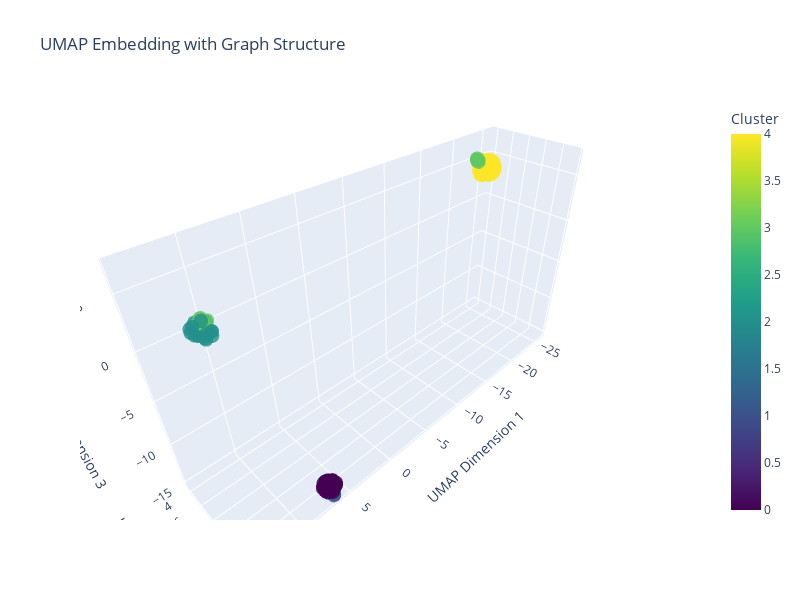

The notebook cell saved with this chart:
### Code cell
import umap

normalized_matrix = []
normalized_matrix = calculate_normalised_matrix(results, len(trees))

# 4. Visualize the normalized distance matrix
fig, ax = plt.subplots(figsize=(8, 6))
plot_distance_matrix(
    normalized_matrix, ax=ax, title="Normalized Component Distance Matrix"
)

# Perform clustering
cluster_labels: ndarray[Any, dtype[signedinteger[_64Bit]]] = perform_clustering(normalized_matrix, n_clusters=5)

# Get UMAP embedding - consolidated into single approach
umap_model = umap.UMAP(
    n_components=3,
    metric="precomputed",
    random_state=42,
)

embedding = umap_model.fit_transform(normalized_matrix)

# Plot with graph structure
plot_component_umap_3d(
    embedding=embedding,
    cluster_labels=cluster_labels,
    title="UMAP Embedding with Graph Structure",
    show_graph=True,  # Set to False if you want to hide the graph
    # graph_opacity=0.10,  # Adjust this value: 0.0 (invisible) to 1.0 (fully opaque)
)

### Figure 1 — Plotly figure (JSON) as saved in the notebook; plotly's stock layout.template omitted (floating-point values rounded to 4 significant figures; data arrays with more than 128 entries replaced by an {"elided": "..."} marker saying what was removed)
{"data": [{"hoverinfo": "text", "marker": {"color": {"elided": "235 int values"}, "colorbar": {"title": {"text": "Cluster"}}, "colorscale": [[0, "#440154"], [0.1111, "#482878"], [0.2222, "#3e4989"], [0.3333, "#31688e"], [0.4444, "#26828e"], [0.5556, "#1f9e89"], [0.6667, "#35b779"], [0.7778, "#6ece58"], [0.8889, "#b5de2b"], [1, "#fde725"]], "opacity": 0.8, "size": 5}, "mode": "markers", "name": "Data Points", "text": {"elided": "235 str values"}, "type": "scatter3d", "x": {"elided": "235 float values"}, "y": {"elided": "235 float values"}, "z": {"elided": "235 float values"}}], "layout": {"height": 600, "scene": {"xaxis": {"title": {"text": "UMAP Dimension 1"}}, "yaxis": {"title": {"text": "UMAP Dimension 2"}}, "zaxis": {"title": {"text": "UMAP Dimension 3"}}}, "title": {"text": "UMAP Embedding with Graph Structure"}, "width": 800}}
